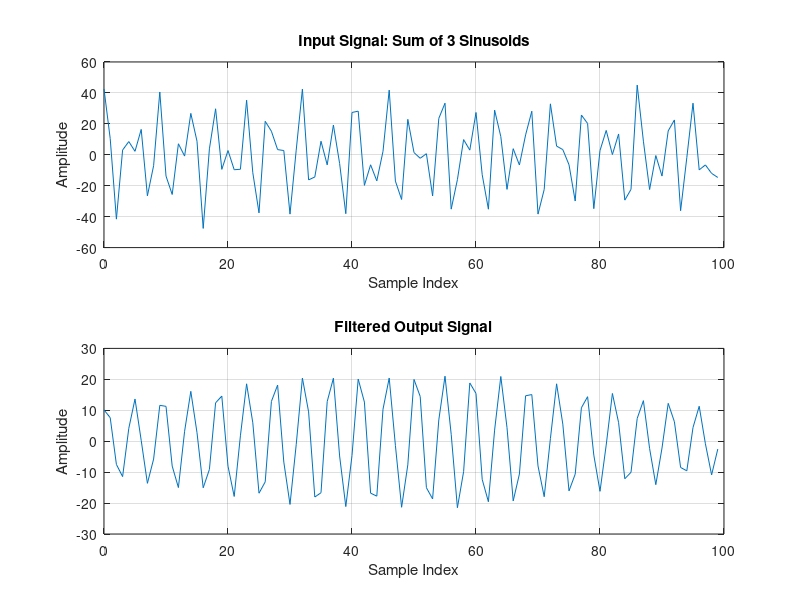

MATLAB code for this plot:
% Filter design (from previous part)
L = 73;  % Optimum filter length from previous part
wc = 0.44 * pi;
n = 0:L-1;
h = (2/L) * cos(wc * n);

% Generate input signal (sum of 3 sinusoids)
N = 100;  % Number of points to plot
n = 0:N-1;
x = 5 * cos(0.3*pi*n) + 22 * cos(0.44*pi*n) + 22 * cos(0.7 * pi* n - (pi/4));

% Apply the filter
y = conv(x, h, 'same');

% Plot input and output signals
figure;
subplot(2,1,1);
plot(n, x);
title('Input Signal: Sum of 3 Sinusoids');
xlabel('Sample Index');
ylabel('Amplitude');
grid on;

subplot(2,1,2);
plot(n, y);
title('Filtered Output Signal');
xlabel('Sample Index');
ylabel('Amplitude');
grid on;

% Calculate and display amplitude ratios
amp_ratios = abs(fft(y)) ./ abs(fft(x));
freq = (0:length(x)-1) * (2*pi/length(x));
ratio_03pi = amp_ratios(round(0.3 * length(x)/2) + 1);
ratio_044pi = amp_ratios(round(0.44 * length(x)/2) + 1);
ratio_07pi = amp_ratios(round(0.7 * length(x)/2) + 1);

fprintf('Amplitude ratio at 0.3π: %.4f\n', ratio_03pi);
fprintf('Amplitude ratio at 0.44π: %.4f\n', ratio_044pi);
fprintf('Amplitude ratio at 0.7π: %.4f\n', ratio_07pi);